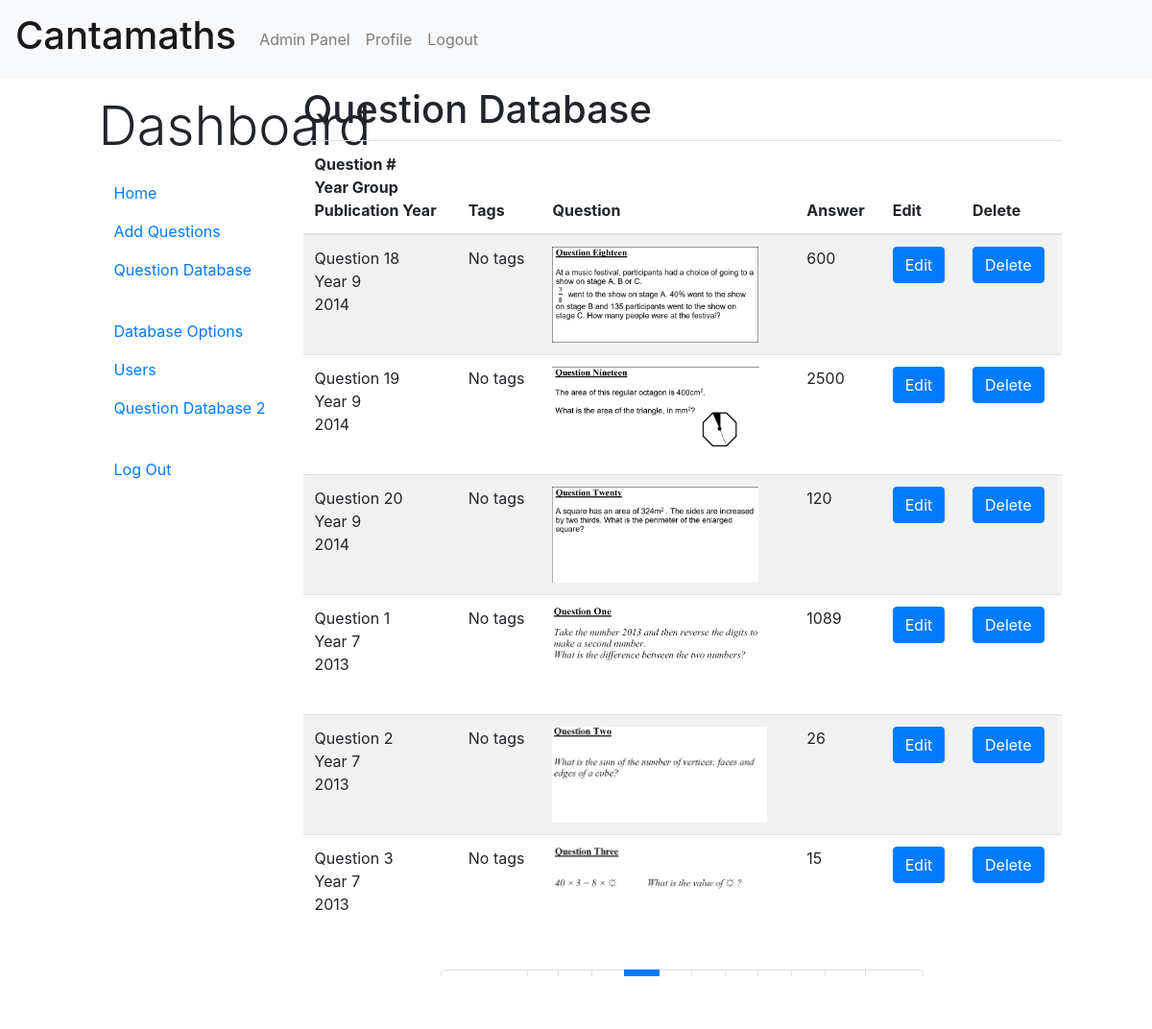
The page /website/index.php?page=adminpanel&tab=questiondb&qpage=4 (signed in) on the database its author committed.
### tables this page shows
CREATE TABLE `question` (
  `questionID` int(10) NOT NULL,
  `qnumber` int(2) NOT NULL,
  `filename` varchar(1500) NOT NULL,
  `answer` varchar(200) NOT NULL,
  `levelID` int(2) NOT NULL,
  `yearID` int(3) NOT NULL
);

CREATE TABLE `level` (
  `levelID` int(2) NOT NULL,
  `levelname` int(2) NOT NULL
);

CREATE TABLE `year` (
  `yearID` int(3) NOT NULL,
  `yearname` int(5) NOT NULL
);

### website/questiondb.php (the view, shortened to what this page needs)
<?php
$number_sql = "SELECT * FROM question";
$number_qry = mysqli_query($dbconnect, $number_sql);
$number_of_q = mysqli_num_rows($number_qry);
$results_per_page = 6;
$number_of_pages = ceil($number_of_q/$results_per_page);
if (!isset($_GET['qpage'])) {
  $qpage = 1;
} else {
  $qpage = $_GET['qpage'];
}
$page_first_result = ($qpage - 1) * $results_per_page;
$question_sql = "SELECT * FROM question
                INNER JOIN year ON question.yearid = year.yearID
                INNER JOIN level ON question.levelID = level.levelID
                ORDER BY yearname DESC, levelname ASC, qnumber ASC
                LIMIT $page_first_result , $results_per_page ";
$question_qry = mysqli_query($dbconnect, $question_sql);
 ?>
<h1>Question Database</h1>
<table class="table table-striped">
  <thead>
    <tr>
      <th scope="col">
        Question #<br>
        Year Group<br>
        Publication Year
      </th>
      <th>Tags</th>
      <th>Question</th>
      <th>Answer</th>
      <th>Edit</th>
      <th>Delete</th>
    </tr>
  </thead>
  <tbody>
    <?php
    if(mysqli_num_rows($question_qry) == 0) {
      echo "<p class='display-2 text-center p-5'>No Questions in Database</p>";
    } else {
      $question_aa = mysqli_fetch_assoc($question_qry);
        do {
            $questionID = $question_aa["questionID"];
            $question_year = $question_aa["yearname"];
            $question_level = $question_aa["levelname"];
            $qnumber = $question_aa["qnumber"];
            $filename = $question_aa["filename"];
            $answer = $question_aa["answer"];
            ?>
            <tr>
              <td>
                Question <?php echo "$qnumber";?><br>
                Year <?php echo "$question_level";?><br>
                <?php echo "$question_year";?>
              </td>
              <td>
              <?php
                  $questiontag_sql = "SELECT * FROM questiontag JOIN tag ON questiontag.tagID = tag.tagID  WHERE questionID = $questionID";
                  $questiontag_qry = mysqli_query($dbconnect, $questiontag_sql);
                  if(mysqli_num_rows($questiontag_qry) == 0) {
                    echo "No tags";
                    }
               ?>
              </td>
              <td><img style='height:100px' <?php echo"src='questions/$filename'"?> alt=''></td>
              <td><?php echo"$answer"; ?></td>
              <td>
                <button type='button' class='btn btn-primary' data-toggle='modal' <?php echo"data-target='#editquestion_$qnumber'";?>>
                  Edit
                </button>
              </td>
              <td>
                <button type='button' class='btn btn-primary' data-toggle='modal' <?php echo"data-target='#deletequestion_$qnumber'";?>>
                  Delete
                </button>
              </td>
            </tr>
        <?php
          } while ($question_aa = mysqli_fetch_assoc($question_qry));
        };
        ?>
  </tbody>
</table>
<nav aria-label="Page navigation mt-5">
    <ul class="pagination justify-content-center">
        <li class="page-item <?php if($qpage <= 1){ echo 'disabled'; } ?>">
          <?php $prev = ($qpage - 1) ?>
            <a class="page-link"
                href="
            <?php
              if($qpage <= 1){
                echo '#';
              } else {
                echo "index.php?page=adminpanel&tab=questiondb&qpage=$prev";
              } ?>
              ">Previous</a>
        </li>
        <?php for($i = 1; $i <= $number_of_pages; $i++ ): ?>
        <li class="page-item <?php if($qpage == $i) {echo 'active'; } ?>">
            <a class="page-link" href="index.php?page=adminpanel&tab=questiondb&qpage=<?= $i; ?>"> <?= $i; ?> </a>
        </li>
        <?php endfor; ?>
        <li class="page-item <?php if($qpage >= $number_of_pages) { echo 'disabled'; } ?>">
            <a class="page-link"
              <?php $next = ($qpage + 1) ?>
                href="
              <?php
                if($page >= $number_of_pages){
                  echo '#';
                } else {
                  echo "index.php?page=adminpanel&tab=questiondb&qpage=$next";
                } ?>
                ">Next</a>
        </li>
    </ul>
</nav>

### rows shown on the page
question: qnumber "18", levelID.levelname "9", yearID.yearname "2014", filename (picture), answer "600"
question: qnumber "19", levelID.levelname "9", yearID.yearname "2014", filename (picture), answer "2500"
question: qnumber "20", levelID.levelname "9", yearID.yearname "2014", filename (picture), answer "120"
question: qnumber "1", levelID.levelname "7", yearID.yearname "2013", filename (picture), answer "1089"
question: qnumber "2", levelID.levelname "7", yearID.yearname "2013", filename (picture), answer "26"
question: qnumber "3", levelID.levelname "7", yearID.yearname "2013", filename (picture), answer "15"
